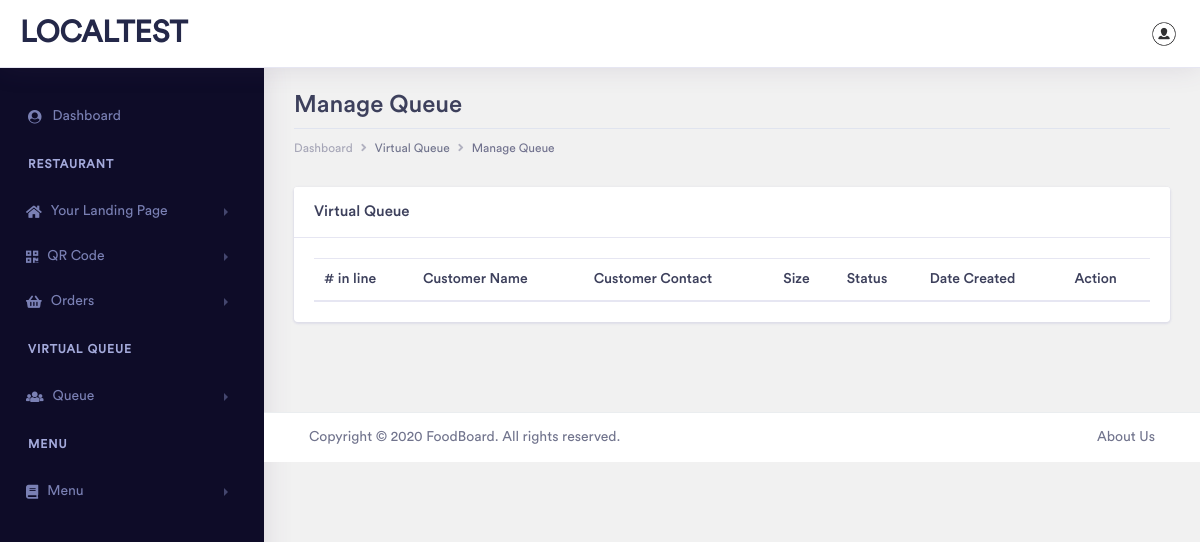
Page /client/manage-queue.php (signed in) on the earlier database version.
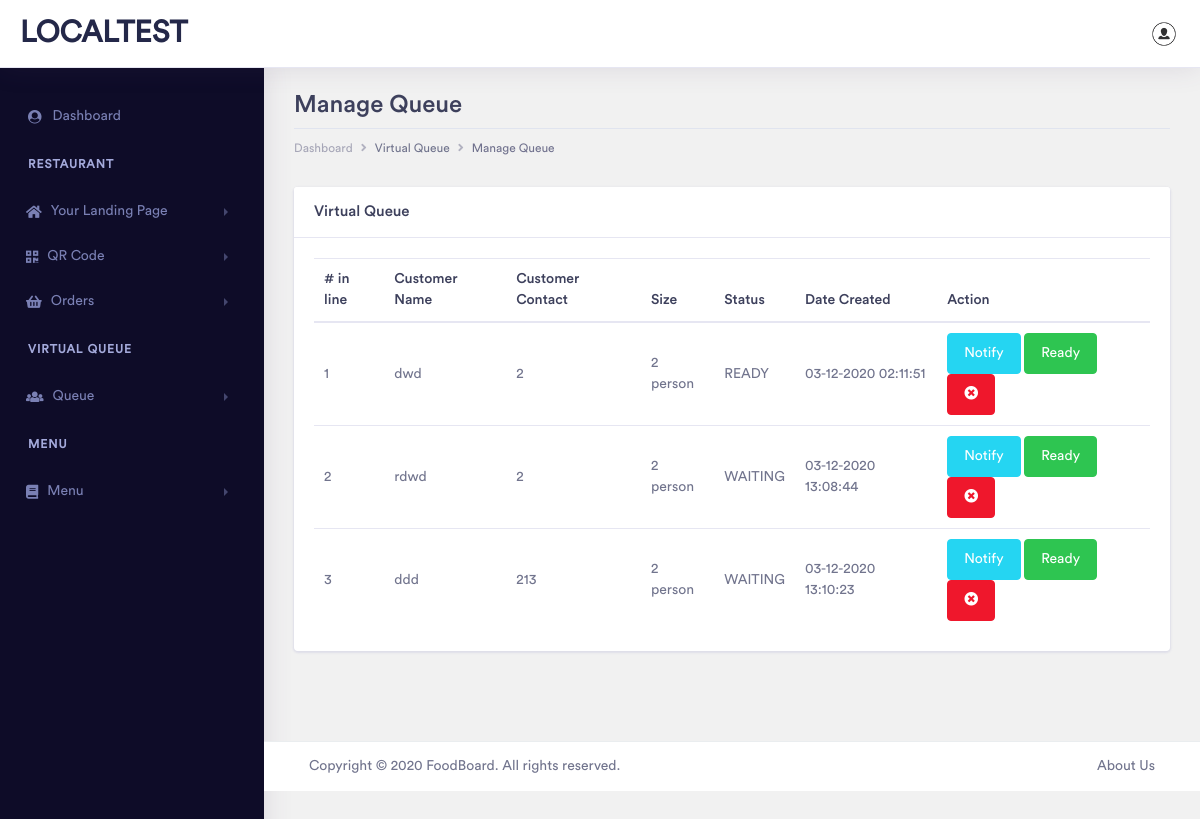
Same page on the later database version.
### tables this page shows
CREATE TABLE `fos_queue` (
  `uid` int(5) NOT NULL,
  `client_uid` int(5) NOT NULL,
  `queue_number` varchar(50) NOT NULL,
  `queue_cus_name` varchar(50) NOT NULL,
  `queue_cus_contact` varchar(50) NOT NULL,
  `queue_cus_size` varchar(50) NOT NULL,
  `queue_status` varchar(50) NOT NULL,
  `date_created` varchar(50) NOT NULL
);

### client/manage-queue.php (the view, shortened to what this page needs)
<?php
include("include/connectdb.php");
$qry_queue = "SELECT * FROM fos_queue
					WHERE client_uid =  '".$_SESSION['user_id']."'";
$result_queue = mysqli_query($db, $qry_queue);
$num_queue = mysqli_num_rows($result_queue);
?>
<!doctype html>
<html lang="en">
<head>
    <link rel="stylesheet" href="assets/vendor/bootstrap/css/bootstrap.min.css">
    <link href="assets/vendor/fonts/circular-std/style.css" rel="stylesheet">
    <link rel="stylesheet" href="assets/libs/css/style.css">
    <link rel="stylesheet" href="assets/vendor/fonts/fontawesome/css/fontawesome-all.css">
</head>
<body>
    <div class="dashboard-main-wrapper">
        <?php
        include("include/navbar.php");
        ?>
        <?php
        include("include/sidebar.php");
        ?>
        <div class="dashboard-wrapper">
            <div class="container-fluid  dashboard-content">
                <div class="row">
                    <div class="col-xl-12 col-lg-12 col-md-12 col-sm-12 col-12">
                        <div class="page-header">
                            <h2 class="pageheader-title">Manage Queue </h2>
                            <div class="page-breadcrumb">
                                <nav aria-label="breadcrumb">
                                    <ol class="breadcrumb">
                                        <li class="breadcrumb-item"><a href="#" class="breadcrumb-link">Dashboard</a></li>
                                        <li class="breadcrumb-item">Virtual Queue</li>
                                        <li class="breadcrumb-item active" aria-current="page">Manage Queue</li>
                                    </ol>
                                </nav>
                            </div>
                        </div>
                    </div>
                </div>
                    <div class="row">
                        <div class="col-xl-12 col-lg-12 col-md-12 col-sm-12 col-12">
                            <div class="card">
                                <h5 class="card-header">Virtual Queue</h5>
                                <div class="card-body">
                                    <div class="table-responsive ">
                                    <table class="table">
                                    <thead>
                                        <tr>
                                            <th scope="col"># in line</th>
                                            <th scope="col">Customer Name</th>
                                            <th scope="col">Customer Contact</th>
                                            <th scope="col">Size</th>
                                            <th scope="col">Status</th>
                                            <th scope="col">Date Created</th>
                                            <th scope="col">Action</th>
                                        </tr>
                                    </thead>
                                    <tbody>
                                    <?php for($c=0; $c<$num_queue; $c++){ ?>
                                    <?php $q = mysqli_fetch_assoc($result_queue);?>
                                        <tr>
                                            <td scope="row"><?php echo $q['queue_number'];?></td>
                                            <td><?php echo $q['queue_cus_name'];?></td>
                                            <td><?php echo $q['queue_cus_contact'];?></td>
                                            <td><?php echo $q['queue_cus_size'];?> person</td>
                                            <td><?php echo $q['queue_status'];?></td>
                                            <td><?php echo $q['date_created'];?></td>
                                            <td><a href="notify-sms.php?n=<?php echo $q['queue_cus_name'];?>" class="btn btn-info rounded">Notify</a> <a href="ready.php?q=<?php echo $q['uid'];?>" class="btn btn-success rounded">Ready</a> <a href="wipe.php?exq=<?php echo $q['uid'];?>" class="btn btn-danger rounded"><i class="fas fa-times-circle"></i></a></td>
                                        </tr>
                                    <?php } ?>
                                    </tbody>
                                </table>
                                    </div>
                                </div>
                            </div>
                        </div>
                    </div>
            </div>
            <?php
            include("include/footer.php");
            ?>
        </div>
    </div>
</body>
</html>

Differences in the rows shown:
added fos_queue: queue_number "1", queue_cus_name "dwd", queue_cus_contact "2", queue_cus_size "2", queue_status "READY", date_created "03-12-2020 02:11:51"
added fos_queue: queue_number "2", queue_cus_name "rdwd", queue_cus_contact "2", queue_cus_size "2", queue_status "WAITING", date_created "03-12-2020 13:08:44"
added fos_queue: queue_number "3", queue_cus_name "ddd", queue_cus_contact "213", queue_cus_size "2", queue_status "WAITING", date_created "03-12-2020 13:10:23"
